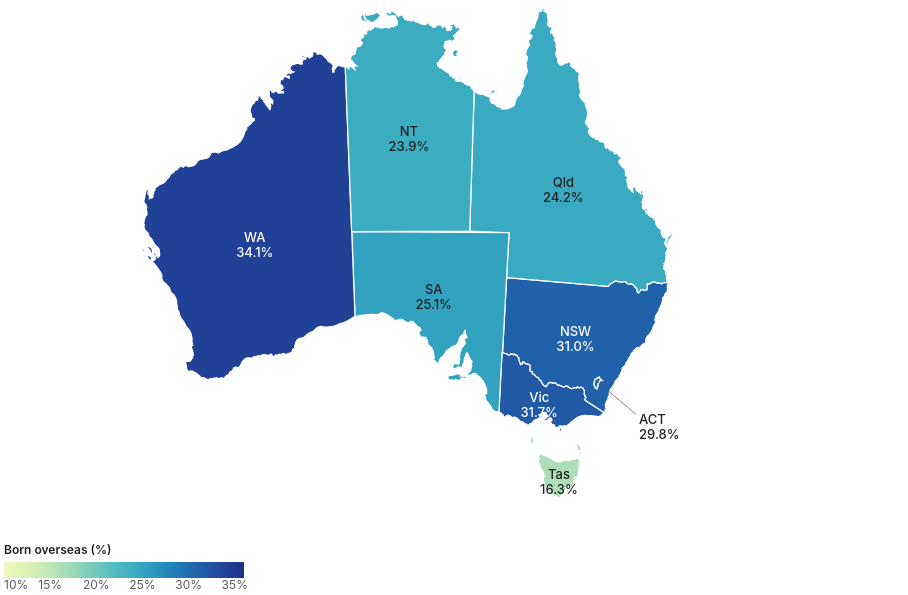

Describe this chart as a Vega-Lite specification.
### Vega-Lite specification from a JSON file in a GitHub repository (floating-point values rounded to 4 significant figures; data arrays with more than 128 entries replaced by an {"elided": "..."} marker saying what was removed)
{"$schema": "https://vega.github.io/schema/vega-lite/v5.json", "width": 900, "height": 520, "autosize": {"type": "pad"}, "config": {"background": null, "font": "-apple-system, BlinkMacSystemFont, Segoe UI, Helvetica, Arial, sans-serif", "padding": 4, "view": {"stroke": null}, "axis": {"labelColor": "#5c5c5c", "titleColor": "#5c5c5c", "gridColor": "#d0d0d0", "domainColor": "#d0d0d0", "tickColor": "#d0d0d0", "labelFont": "-apple-system, BlinkMacSystemFont, Segoe UI, Helvetica, Arial, sans-serif", "labelFontSize": 11, "titleFont": "-apple-system, BlinkMacSystemFont, Segoe UI, Helvetica, Arial, sans-serif", "titleFontWeight": 500}, "legend": {"labelColor": "#5c5c5c", "titleColor": "#222222", "labelFont": "-apple-system, BlinkMacSystemFont, Segoe UI, Helvetica, Arial, sans-serif", "titleFont": "-apple-system, BlinkMacSystemFont, Segoe UI, Helvetica, Arial, sans-serif", "titleFontWeight": 600, "labelFontSize": 12, "titleFontSize": 12, "symbolStrokeColor": "#ffffff"}, "text": {"color": "#222222", "font": "-apple-system, BlinkMacSystemFont, Segoe UI, Helvetica, Arial, sans-serif"}, "tooltipFormat": {"numberFormat": ",.0f"}}, "params": [{"name": "yr", "value": 2021, "bind": {"input": "radio", "options": [2001, 2006, 2011, 2016, 2021], "name": "Year "}}], "projection": {"type": "conicEqualArea", "parallels": [-18, -36], "rotate": [-134, 0]}, "layer": [{"data": {"values": {"type": "Topology", "arcs": {"elided": "106 rows, 2810 int values in total"}, "transform": {"scale": [0.002035, 0.001652], "translate": [112.9, -43.63]}, "objects": {"states": {"type": "GeometryCollection", "geometries": [{"arcs": [[0, 1, 2, 3, 4, 5, 6, 7, 8, 9, 10, 11, 12, 13, 14, 15, 16, 17, 18, 19, 20, 21, 22, 23, 24, 25, 26, 27, 28, 29, 30, 31, 32, 33, 34, 35, 36, 37, 38, 39, 40, 41, 42, 43, 44, 45], [46]], "type": "Polygon", "properties": {"STATE_CODE": "1", "STATE_NAME": "New South Wales"}, "id": 0}, {"arcs": [[47, 48, 49, -38, 50, -36, 51, -34, 52, -32, 53, -30, 54, -28, 55, -26, 56, 57, -23, 58, -21, 59, 60, 61, -17, 62, -15, 63, -13, 64, -11, 65, -9, 66, -7, 67, -5, 68, 69, 70, -1, 71]], "type": "Polygon", "properties": {"STATE_CODE": "2", "STATE_NAME": "Victoria"}, "id": 1}, {"arcs": [[[-45, 72, -43, 73, -41, 74, 75, 76, 77]], [[78]], [[79]], [[80]], [[81]], [[82]]], "type": "MultiPolygon", "properties": {"STATE_CODE": "3", "STATE_NAME": "Queensland"}, "id": 2}, {"arcs": [[[83, 84, -48, 85]], [[86]]], "type": "MultiPolygon", "properties": {"STATE_CODE": "4", "STATE_NAME": "South Australia"}, "id": 3}, {"arcs": [[[87, 88]], [[89]], [[90]], [[91]]], "type": "MultiPolygon", "properties": {"STATE_CODE": "5", "STATE_NAME": "Western Australia"}, "id": 4}, {"arcs": [[[92]], [[93]], [[94]], [[95]], [[96]], [[97]]], "type": "MultiPolygon", "properties": {"STATE_CODE": "6", "STATE_NAME": "Tasmania"}, "id": 5}, {"arcs": [[[-77, 98, 99]], [[100]], [[101]], [[102]], [[103]], [[104]], [[105]]], "type": "MultiPolygon", "properties": {"STATE_CODE": "7", "STATE_NAME": "Northern Territory"}, "id": 6}, {"arcs": [[-47]], "type": "Polygon", "properties": {"STATE_CODE": "8", "STATE_NAME": "Australian Capital Territory"}, "id": 7}]}}}, "format": {"type": "topojson", "feature": "states"}}, "transform": [{"calculate": "datum.properties.STATE_NAME + '|' + yr", "as": "key"}, {"lookup": "key", "from": {"data": {"values": [{"key": "Western Australia|2001", "pct": 28.6, "year": 2001, "name": "Western Australia", "abbr": "WA"}, {"key": "Western Australia|2006", "pct": 29.9, "year": 2006, "name": "Western Australia", "abbr": "WA"}, {"key": "Western Australia|2011", "pct": 33.4, "year": 2011, "name": "Western Australia", "abbr": "WA"}, {"key": "Western Australia|2016", "pct": 35, "year": 2016, "name": "Western Australia", "abbr": "WA"}, {"key": "Western Australia|2021", "pct": 34.1, "year": 2021, "name": "Western Australia", "abbr": "WA"}, {"key": "Victoria|2001", "pct": 24.5, "year": 2001, "name": "Victoria", "abbr": "Vic"}, {"key": "Victoria|2006", "pct": 26.3, "year": 2006, "name": "Victoria", "abbr": "Vic"}, {"key": "Victoria|2011", "pct": 28.7, "year": 2011, "name": "Victoria", "abbr": "Vic"}, {"key": "Victoria|2016", "pct": 30.7, "year": 2016, "name": "Victoria", "abbr": "Vic"}, {"key": "Victoria|2021", "pct": 31.7, "year": 2021, "name": "Victoria", "abbr": "Vic"}, {"key": "New South Wales|2001", "pct": 24.8, "year": 2001, "name": "New South Wales", "abbr": "NSW"}, {"key": "New South Wales|2006", "pct": 26.5, "year": 2006, "name": "New South Wales", "abbr": "NSW"}, {"key": "New South Wales|2011", "pct": 28.3, "year": 2011, "name": "New South Wales", "abbr": "NSW"}, {"key": "New South Wales|2016", "pct": 30.1, "year": 2016, "name": "New South Wales", "abbr": "NSW"}, {"key": "New South Wales|2021", "pct": 31, "year": 2021, "name": "New South Wales", "abbr": "NSW"}, {"key": "Australian Capital Territory|2001", "pct": 22.9, "year": 2001, "name": "Australian Capital Territory", "abbr": "ACT"}, {"key": "Australian Capital Territory|2006", "pct": 23.6, "year": 2006, "name": "Australian Capital Territory", "abbr": "ACT"}, {"key": "Australian Capital Territory|2011", "pct": 26.1, "year": 2011, "name": "Australian Capital Territory", "abbr": "ACT"}, {"key": "Australian Capital Territory|2016", "pct": 28.2, "year": 2016, "name": "Australian Capital Territory", "abbr": "ACT"}, {"key": "Australian Capital Territory|2021", "pct": 29.8, "year": 2021, "name": "Australian Capital Territory", "abbr": "ACT"}, {"key": "South Australia|2001", "pct": 21.2, "year": 2001, "name": "South Australia", "abbr": "SA"}, {"key": "South Australia|2006", "pct": 21.9, "year": 2006, "name": "South Australia", "abbr": "SA"}, {"key": "South Australia|2011", "pct": 23.7, "year": 2011, "name": "South Australia", "abbr": "SA"}, {"key": "South Australia|2016", "pct": 24.5, "year": 2016, "name": "South Australia", "abbr": "SA"}, {"key": "South Australia|2021", "pct": 25.1, "year": 2021, "name": "South Australia", "abbr": "SA"}, {"key": "Queensland|2001", "pct": 18, "year": 2001, "name": "Queensland", "abbr": "Qld"}, {"key": "Queensland|2006", "pct": 19.7, "year": 2006, "name": "Queensland", "abbr": "Qld"}, {"key": "Queensland|2011", "pct": 22.5, "year": 2011, "name": "Queensland", "abbr": "Qld"}, {"key": "Queensland|2016", "pct": 23.5, "year": 2016, "name": "Queensland", "abbr": "Qld"}, {"key": "Queensland|2021", "pct": 24.2, "year": 2021, "name": "Queensland", "abbr": "Qld"}, {"key": "Northern Territory|2001", "pct": 16.1, "year": 2001, "name": "Northern Territory", "abbr": "NT"}, {"key": "Northern Territory|2006", "pct": 15.7, "year": 2006, "name": "Northern Territory", "abbr": "NT"}, {"key": "Northern Territory|2011", "pct": 18.9, "year": 2011, "name": "Northern Territory", "abbr": "NT"}, {"key": "Northern Territory|2016", "pct": 22.6, "year": 2016, "name": "Northern Territory", "abbr": "NT"}, {"key": "Northern Territory|2021", "pct": 23.9, "year": 2021, "name": "Northern Territory", "abbr": "NT"}, {"key": "Tasmania|2001", "pct": 10.8, "year": 2001, "name": "Tasmania", "abbr": "Tas"}, {"key": "Tasmania|2006", "pct": 11.5, "year": 2006, "name": "Tasmania", "abbr": "Tas"}, {"key": "Tasmania|2011", "pct": 12.5, "year": 2011, "name": "Tasmania", "abbr": "Tas"}, {"key": "Tasmania|2016", "pct": 13.1, "year": 2016, "name": "Tasmania", "abbr": "Tas"}, {"key": "Tasmania|2021", "pct": 16.3, "year": 2021, "name": "Tasmania", "abbr": "Tas"}]}, "key": "key", "fields": ["pct", "abbr"]}}], "mark": {"type": "geoshape", "stroke": "#ffffff", "strokeWidth": 1.25}, "encoding": {"color": {"field": "pct", "type": "quantitative", "scale": {"domain": [10, 36], "scheme": "yellowgreenblue"}, "legend": {"title": "Born overseas (%)", "orient": "bottom", "direction": "horizontal", "gradientLength": 240, "values": [10, 15, 20, 25, 30, 35], "labelExpr": "datum.value + '%'"}}, "tooltip": [{"field": "properties.STATE_NAME", "title": "State / territory"}, {"field": "pct", "title": "Born overseas (%)", "format": ".1f"}]}}, {"data": {"values": [{"lon": 149.1, "lat": -35.45, "llon": 152.6, "llat": -37.3}]}, "mark": {"type": "rule", "strokeWidth": 0.75}, "encoding": {"longitude": {"field": "lon", "type": "quantitative"}, "latitude": {"field": "lat", "type": "quantitative"}, "longitude2": {"field": "llon"}, "latitude2": {"field": "llat"}, "color": {"value": "#5c5c5c"}}}, {"data": {"values": [{"name": "Western Australia", "abbr": "WA", "lon": 121.6, "lat": -26, "tot": 938900, "top": "England", "topn": 211730, "clon": 112.5, "clat": -24, "cside": "l", "topRegion": "Europe", "l1": "WA · 939k born overseas", "l2": "Top: England 212k", "lines": ["WA · 939k born overseas", "Top: England 212k"]}, {"name": "Victoria", "abbr": "Vic", "lon": 144.3, "lat": -36.9, "tot": 2072570, "top": "India", "topn": 272250, "clon": 141, "clat": -40.5, "cside": "l", "topRegion": "Asia", "l1": "Vic · 2.07M born overseas", "l2": "Top: India 272k", "lines": ["Vic · 2.07M born overseas", "Top: India 272k"]}, {"name": "New South Wales", "abbr": "NSW", "lon": 146.8, "lat": -32.3, "tot": 2510260, "top": "China", "topn": 261330, "clon": 156, "clat": -30, "cside": "r", "topRegion": "Asia", "l1": "NSW · 2.51M born overseas", "l2": "Top: China 261k", "lines": ["NSW · 2.51M born overseas", "Top: China 261k"]}, {"name": "Australian Capital Territory", "abbr": "ACT", "lon": 149.1, "lat": -35.45, "tot": 134900, "top": "India", "topn": 17510, "clon": 156, "clat": -35.2, "cside": "r", "topRegion": "Asia", "l1": "ACT · 135k born overseas", "l2": "Top: India 18k", "lines": ["ACT · 135k born overseas", "Top: India 18k"]}, {"name": "South Australia", "abbr": "SA", "lon": 135.3, "lat": -30, "tot": 452410, "top": "England", "topn": 98770, "clon": 131, "clat": -36, "cside": "l", "topRegion": "Europe", "l1": "SA · 452k born overseas", "l2": "Top: England 99k", "lines": ["SA · 452k born overseas", "Top: England 99k"]}, {"name": "Queensland", "abbr": "Qld", "lon": 144.8, "lat": -22.4, "tot": 1263640, "top": "New Zealand", "topn": 229920, "clon": 155.5, "clat": -21, "cside": "r", "topRegion": "Oceania & Africa", "l1": "Qld · 1.26M born overseas", "l2": "Top: New Zealand 230k", "lines": ["Qld · 1.26M born overseas", "Top: New Zealand 230k"]}, {"name": "Northern Territory", "abbr": "NT", "lon": 133.4, "lat": -19.4, "tot": 59240, "top": "Philippines", "topn": 7320, "clon": 137.5, "clat": -10, "cside": "r", "topRegion": "Asia", "l1": "NT · 59k born overseas", "l2": "Top: Philippines 7k", "lines": ["NT · 59k born overseas", "Top: Philippines 7k"]}, {"name": "Tasmania", "abbr": "Tas", "lon": 146.6, "lat": -42.05, "tot": 92320, "top": "England", "topn": 20420, "clon": 150.5, "clat": -44.5, "cside": "r", "topRegion": "Europe", "l1": "Tas · 92k born overseas", "l2": "Top: England 20k", "lines": ["Tas · 92k born overseas", "Top: England 20k"]}]}, "transform": [{"calculate": "datum.name + '|' + yr", "as": "key"}, {"lookup": "key", "from": {"data": {"values": [{"key": "Western Australia|2001", "pct": 28.6, "year": 2001, "name": "Western Australia", "abbr": "WA"}, {"key": "Western Australia|2006", "pct": 29.9, "year": 2006, "name": "Western Australia", "abbr": "WA"}, {"key": "Western Australia|2011", "pct": 33.4, "year": 2011, "name": "Western Australia", "abbr": "WA"}, {"key": "Western Australia|2016", "pct": 35, "year": 2016, "name": "Western Australia", "abbr": "WA"}, {"key": "Western Australia|2021", "pct": 34.1, "year": 2021, "name": "Western Australia", "abbr": "WA"}, {"key": "Victoria|2001", "pct": 24.5, "year": 2001, "name": "Victoria", "abbr": "Vic"}, {"key": "Victoria|2006", "pct": 26.3, "year": 2006, "name": "Victoria", "abbr": "Vic"}, {"key": "Victoria|2011", "pct": 28.7, "year": 2011, "name": "Victoria", "abbr": "Vic"}, {"key": "Victoria|2016", "pct": 30.7, "year": 2016, "name": "Victoria", "abbr": "Vic"}, {"key": "Victoria|2021", "pct": 31.7, "year": 2021, "name": "Victoria", "abbr": "Vic"}, {"key": "New South Wales|2001", "pct": 24.8, "year": 2001, "name": "New South Wales", "abbr": "NSW"}, {"key": "New South Wales|2006", "pct": 26.5, "year": 2006, "name": "New South Wales", "abbr": "NSW"}, {"key": "New South Wales|2011", "pct": 28.3, "year": 2011, "name": "New South Wales", "abbr": "NSW"}, {"key": "New South Wales|2016", "pct": 30.1, "year": 2016, "name": "New South Wales", "abbr": "NSW"}, {"key": "New South Wales|2021", "pct": 31, "year": 2021, "name": "New South Wales", "abbr": "NSW"}, {"key": "Australian Capital Territory|2001", "pct": 22.9, "year": 2001, "name": "Australian Capital Territory", "abbr": "ACT"}, {"key": "Australian Capital Territory|2006", "pct": 23.6, "year": 2006, "name": "Australian Capital Territory", "abbr": "ACT"}, {"key": "Australian Capital Territory|2011", "pct": 26.1, "year": 2011, "name": "Australian Capital Territory", "abbr": "ACT"}, {"key": "Australian Capital Territory|2016", "pct": 28.2, "year": 2016, "name": "Australian Capital Territory", "abbr": "ACT"}, {"key": "Australian Capital Territory|2021", "pct": 29.8, "year": 2021, "name": "Australian Capital Territory", "abbr": "ACT"}, {"key": "South Australia|2001", "pct": 21.2, "year": 2001, "name": "South Australia", "abbr": "SA"}, {"key": "South Australia|2006", "pct": 21.9, "year": 2006, "name": "South Australia", "abbr": "SA"}, {"key": "South Australia|2011", "pct": 23.7, "year": 2011, "name": "South Australia", "abbr": "SA"}, {"key": "South Australia|2016", "pct": 24.5, "year": 2016, "name": "South Australia", "abbr": "SA"}, {"key": "South Australia|2021", "pct": 25.1, "year": 2021, "name": "South Australia", "abbr": "SA"}, {"key": "Queensland|2001", "pct": 18, "year": 2001, "name": "Queensland", "abbr": "Qld"}, {"key": "Queensland|2006", "pct": 19.7, "year": 2006, "name": "Queensland", "abbr": "Qld"}, {"key": "Queensland|2011", "pct": 22.5, "year": 2011, "name": "Queensland", "abbr": "Qld"}, {"key": "Queensland|2016", "pct": 23.5, "year": 2016, "name": "Queensland", "abbr": "Qld"}, {"key": "Queensland|2021", "pct": 24.2, "year": 2021, "name": "Queensland", "abbr": "Qld"}, {"key": "Northern Territory|2001", "pct": 16.1, "year": 2001, "name": "Northern Territory", "abbr": "NT"}, {"key": "Northern Territory|2006", "pct": 15.7, "year": 2006, "name": "Northern Territory", "abbr": "NT"}, {"key": "Northern Territory|2011", "pct": 18.9, "year": 2011, "name": "Northern Territory", "abbr": "NT"}, {"key": "Northern Territory|2016", "pct": 22.6, "year": 2016, "name": "Northern Territory", "abbr": "NT"}, {"key": "Northern Territory|2021", "pct": 23.9, "year": 2021, "name": "Northern Territory", "abbr": "NT"}, {"key": "Tasmania|2001", "pct": 10.8, "year": 2001, "name": "Tasmania", "abbr": "Tas"}, {"key": "Tasmania|2006", "pct": 11.5, "year": 2006, "name": "Tasmania", "abbr": "Tas"}, {"key": "Tasmania|2011", "pct": 12.5, "year": 2011, "name": "Tasmania", "abbr": "Tas"}, {"key": "Tasmania|2016", "pct": 13.1, "year": 2016, "name": "Tasmania", "abbr": "Tas"}, {"key": "Tasmania|2021", "pct": 16.3, "year": 2021, "name": "Tasmania", "abbr": "Tas"}]}, "key": "key", "fields": ["pct"]}}, {"filter": "datum.abbr != 'ACT'"}, {"calculate": "datum.lon", "as": "x"}, {"calculate": "datum.lat", "as": "y"}, {"calculate": "[datum.abbr, format(datum.pct, '.1f') + '%']", "as": "lbl"}], "mark": {"type": "text", "fontSize": 13, "lineHeight": 15, "font": "-apple-system, BlinkMacSystemFont, Segoe UI, Helvetica, Arial, sans-serif", "fontWeight": 500, "baseline": "middle"}, "encoding": {"longitude": {"field": "x", "type": "quantitative"}, "latitude": {"field": "y", "type": "quantitative"}, "text": {"field": "lbl"}, "color": {"condition": {"test": "datum.pct >= 27", "value": "#ffffff"}, "value": "#222222"}}}, {"data": {"values": [{"name": "Western Australia", "abbr": "WA", "lon": 121.6, "lat": -26, "tot": 938900, "top": "England", "topn": 211730, "clon": 112.5, "clat": -24, "cside": "l", "topRegion": "Europe", "l1": "WA · 939k born overseas", "l2": "Top: England 212k", "lines": ["WA · 939k born overseas", "Top: England 212k"]}, {"name": "Victoria", "abbr": "Vic", "lon": 144.3, "lat": -36.9, "tot": 2072570, "top": "India", "topn": 272250, "clon": 141, "clat": -40.5, "cside": "l", "topRegion": "Asia", "l1": "Vic · 2.07M born overseas", "l2": "Top: India 272k", "lines": ["Vic · 2.07M born overseas", "Top: India 272k"]}, {"name": "New South Wales", "abbr": "NSW", "lon": 146.8, "lat": -32.3, "tot": 2510260, "top": "China", "topn": 261330, "clon": 156, "clat": -30, "cside": "r", "topRegion": "Asia", "l1": "NSW · 2.51M born overseas", "l2": "Top: China 261k", "lines": ["NSW · 2.51M born overseas", "Top: China 261k"]}, {"name": "Australian Capital Territory", "abbr": "ACT", "lon": 149.1, "lat": -35.45, "tot": 134900, "top": "India", "topn": 17510, "clon": 156, "clat": -35.2, "cside": "r", "topRegion": "Asia", "l1": "ACT · 135k born overseas", "l2": "Top: India 18k", "lines": ["ACT · 135k born overseas", "Top: India 18k"]}, {"name": "South Australia", "abbr": "SA", "lon": 135.3, "lat": -30, "tot": 452410, "top": "England", "topn": 98770, "clon": 131, "clat": -36, "cside": "l", "topRegion": "Europe", "l1": "SA · 452k born overseas", "l2": "Top: England 99k", "lines": ["SA · 452k born overseas", "Top: England 99k"]}, {"name": "Queensland", "abbr": "Qld", "lon": 144.8, "lat": -22.4, "tot": 1263640, "top": "New Zealand", "topn": 229920, "clon": 155.5, "clat": -21, "cside": "r", "topRegion": "Oceania & Africa", "l1": "Qld · 1.26M born overseas", "l2": "Top: New Zealand 230k", "lines": ["Qld · 1.26M born overseas", "Top: New Zealand 230k"]}, {"name": "Northern Territory", "abbr": "NT", "lon": 133.4, "lat": -19.4, "tot": 59240, "top": "Philippines", "topn": 7320, "clon": 137.5, "clat": -10, "cside": "r", "topRegion": "Asia", "l1": "NT · 59k born overseas", "l2": "Top: Philippines 7k", "lines": ["NT · 59k born overseas", "Top: Philippines 7k"]}, {"name": "Tasmania", "abbr": "Tas", "lon": 146.6, "lat": -42.05, "tot": 92320, "top": "England", "topn": 20420, "clon": 150.5, "clat": -44.5, "cside": "r", "topRegion": "Europe", "l1": "Tas · 92k born overseas", "l2": "Top: England 20k", "lines": ["Tas · 92k born overseas", "Top: England 20k"]}]}, "transform": [{"filter": "datum.abbr == 'ACT'"}, {"calculate": "datum.name + '|' + yr", "as": "key"}, {"lookup": "key", "from": {"data": {"values": [{"key": "Western Australia|2001", "pct": 28.6, "year": 2001, "name": "Western Australia", "abbr": "WA"}, {"key": "Western Australia|2006", "pct": 29.9, "year": 2006, "name": "Western Australia", "abbr": "WA"}, {"key": "Western Australia|2011", "pct": 33.4, "year": 2011, "name": "Western Australia", "abbr": "WA"}, {"key": "Western Australia|2016", "pct": 35, "year": 2016, "name": "Western Australia", "abbr": "WA"}, {"key": "Western Australia|2021", "pct": 34.1, "year": 2021, "name": "Western Australia", "abbr": "WA"}, {"key": "Victoria|2001", "pct": 24.5, "year": 2001, "name": "Victoria", "abbr": "Vic"}, {"key": "Victoria|2006", "pct": 26.3, "year": 2006, "name": "Victoria", "abbr": "Vic"}, {"key": "Victoria|2011", "pct": 28.7, "year": 2011, "name": "Victoria", "abbr": "Vic"}, {"key": "Victoria|2016", "pct": 30.7, "year": 2016, "name": "Victoria", "abbr": "Vic"}, {"key": "Victoria|2021", "pct": 31.7, "year": 2021, "name": "Victoria", "abbr": "Vic"}, {"key": "New South Wales|2001", "pct": 24.8, "year": 2001, "name": "New South Wales", "abbr": "NSW"}, {"key": "New South Wales|2006", "pct": 26.5, "year": 2006, "name": "New South Wales", "abbr": "NSW"}, {"key": "New South Wales|2011", "pct": 28.3, "year": 2011, "name": "New South Wales", "abbr": "NSW"}, {"key": "New South Wales|2016", "pct": 30.1, "year": 2016, "name": "New South Wales", "abbr": "NSW"}, {"key": "New South Wales|2021", "pct": 31, "year": 2021, "name": "New South Wales", "abbr": "NSW"}, {"key": "Australian Capital Territory|2001", "pct": 22.9, "year": 2001, "name": "Australian Capital Territory", "abbr": "ACT"}, {"key": "Australian Capital Territory|2006", "pct": 23.6, "year": 2006, "name": "Australian Capital Territory", "abbr": "ACT"}, {"key": "Australian Capital Territory|2011", "pct": 26.1, "year": 2011, "name": "Australian Capital Territory", "abbr": "ACT"}, {"key": "Australian Capital Territory|2016", "pct": 28.2, "year": 2016, "name": "Australian Capital Territory", "abbr": "ACT"}, {"key": "Australian Capital Territory|2021", "pct": 29.8, "year": 2021, "name": "Australian Capital Territory", "abbr": "ACT"}, {"key": "South Australia|2001", "pct": 21.2, "year": 2001, "name": "South Australia", "abbr": "SA"}, {"key": "South Australia|2006", "pct": 21.9, "year": 2006, "name": "South Australia", "abbr": "SA"}, {"key": "South Australia|2011", "pct": 23.7, "year": 2011, "name": "South Australia", "abbr": "SA"}, {"key": "South Australia|2016", "pct": 24.5, "year": 2016, "name": "South Australia", "abbr": "SA"}, {"key": "South Australia|2021", "pct": 25.1, "year": 2021, "name": "South Australia", "abbr": "SA"}, {"key": "Queensland|2001", "pct": 18, "year": 2001, "name": "Queensland", "abbr": "Qld"}, {"key": "Queensland|2006", "pct": 19.7, "year": 2006, "name": "Queensland", "abbr": "Qld"}, {"key": "Queensland|2011", "pct": 22.5, "year": 2011, "name": "Queensland", "abbr": "Qld"}, {"key": "Queensland|2016", "pct": 23.5, "year": 2016, "name": "Queensland", "abbr": "Qld"}, {"key": "Queensland|2021", "pct": 24.2, "year": 2021, "name": "Queensland", "abbr": "Qld"}, {"key": "Northern Territory|2001", "pct": 16.1, "year": 2001, "name": "Northern Territory", "abbr": "NT"}, {"key": "Northern Territory|2006", "pct": 15.7, "year": 2006, "name": "Northern Territory", "abbr": "NT"}, {"key": "Northern Territory|2011", "pct": 18.9, "year": 2011, "name": "Northern Territory", "abbr": "NT"}, {"key": "Northern Territory|2016", "pct": 22.6, "year": 2016, "name": "Northern Territory", "abbr": "NT"}, {"key": "Northern Territory|2021", "pct": 23.9, "year": 2021, "name": "Northern Territory", "abbr": "NT"}, {"key": "Tasmania|2001", "pct": 10.8, "year": 2001, "name": "Tasmania", "abbr": "Tas"}, {"key": "Tasmania|2006", "pct": 11.5, "year": 2006, "name": "Tasmania", "abbr": "Tas"}, {"key": "Tasmania|2011", "pct": 12.5, "year": 2011, "name": "Tasmania", "abbr": "Tas"}, {"key": "Tasmania|2016", "pct": 13.1, "year": 2016, "name": "Tasmania", "abbr": "Tas"}, {"key": "Tasmania|2021", "pct": 16.3, "year": 2021, "name": "Tasmania", "abbr": "Tas"}]}, "key": "key", "fields": ["pct"]}}, {"calculate": "['ACT', format(datum.pct, '.1f') + '%']", "as": "lbl"}, {"calculate": "152.6", "as": "x"}, {"calculate": "-37.3", "as": "y"}], "mark": {"type": "text", "align": "left", "dx": 3, "fontSize": 13, "lineHeight": 15, "font": "-apple-system, BlinkMacSystemFont, Segoe UI, Helvetica, Arial, sans-serif", "fontWeight": 500, "baseline": "top"}, "encoding": {"longitude": {"field": "x", "type": "quantitative"}, "latitude": {"field": "y", "type": "quantitative"}, "text": {"field": "lbl"}, "color": {"value": "#222222"}}}, {"data": {"values": [{"type": "Feature", "properties": {}, "geometry": {"type": "MultiPoint", "coordinates": [[112, -10], [161, -10], [161, -44], [112, -44]]}}]}, "mark": {"type": "geoshape", "opacity": 0, "filled": false, "strokeOpacity": 0}}], "background": "#ffffff"}
